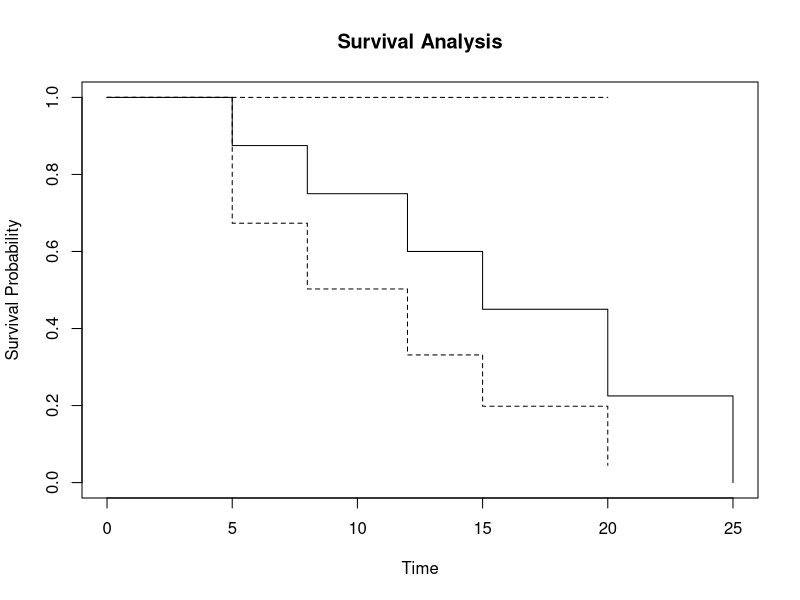

Source code (R):
# Install package (only first time)
install.packages("survival")

# Load package
library(survival)

# Recovery time of patients
time <- c(5, 8, 10, 12, 15, 18, 20, 25)

# 1 = Event occurred
# 0 = Event did not occur
status <- c(1, 1, 0, 1, 1, 0, 1, 1)

# Create survival object
surv_obj <- Surv(time, status)

# Kaplan-Meier survival analysis
model <- survfit(surv_obj ~ 1)

# Display result
summary(model)

# Plot survival curve
plot(model,
     xlab = "Time",
     ylab = "Survival Probability",
     main = "Survival Analysis")
